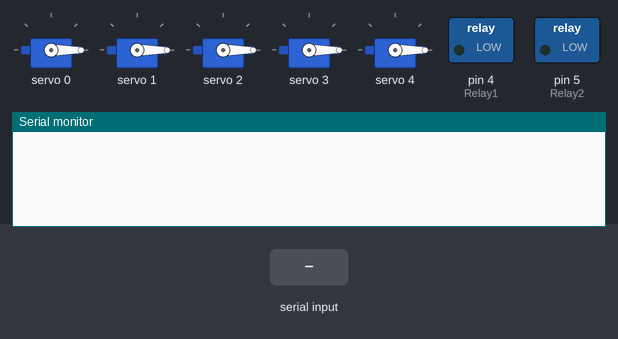
This sketch was run on a simulated Arduino Uno, built with avr-gcc and run on an emulated ATmega328P. On the bench: 5 × servo, switched loads named in the sketch (green lamp = pin HIGH), the last lines printed to the serial monitor. The test bench sets the inputs (shaded band).

Above: at 1.2 s.
1.3 s: "," received over the second serial link
At 2.5 s:
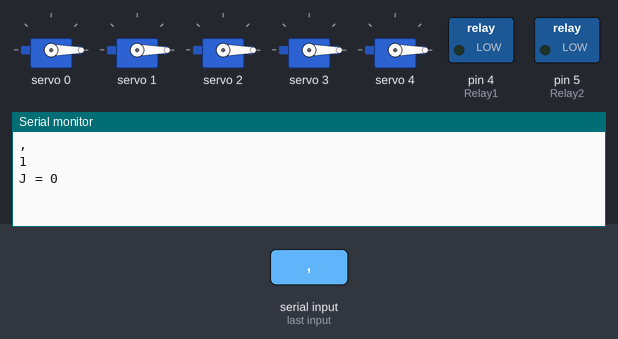
2.8 s: "(" received over the second serial link
At 3.6 s:
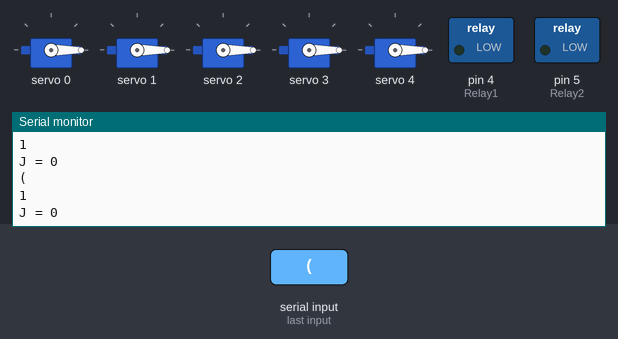

The sketch:

sevro_robot.ino
```cpp
#include <Wire.h>
#include <Adafruit_PWMServoDriver.h>
#include <SoftwareSerial.h>

#define Relay1 4       //realy1----------4
#define Relay2 5       //realy2----------5
#define Speed 5

SoftwareSerial mySerial(2,3);//rx为2号端口,tx为3号端口
//BT07 RX--------3
//BT07 TX--------2
Adafruit_PWMServoDriver pwm = Adafruit_PWMServoDriver(0x40);

bool flag = false;
String comdata = "";

int j = 0;
int Val[61] = {0};
int pro_angle[5] = {102,102,102,102,102};

void setup() {
  // put your setup code here, to run once:
  Serial.begin(9600);
  mySerial.begin(9600);
  pinMode(Relay1,OUTPUT);
  pinMode(Relay2,OUTPUT);
  digitalWrite(Relay1,LOW);
  digitalWrite(Relay2,LOW);
  pwm.begin();
  pwm.setPWMFreq(50); //freq  0--60
  //  HOME
  for(int i=0;i < 5;i++)
  {
    pwm.setPWM(i, 0, 102);
    }
}

void loop() {

  while(mySerial.available() > 0)
  {
    comdata += char(mySerial.read());
    delay(2);
    flag = true;
    }
  if(flag == true)
  {
    Serial.println(comdata);
//    Serial.println(comdata[1]-'0');
//    Serial.println((int)comdata[1]);
    Serial.println(comdata.length());

//    Serial.println(comdata[0]);
//    Serial.println(comdata[comdata.length()-1]);
//    Serial.println("***************************");
    for(int i = 0; i < comdata.length()-1 ; i++)//(123,0,1,2,3,1)
    {
      if(comdata[i] == ','||comdata[i] == '(')
      {
        j++;
        }
     else
     {
        Val[j] = Val[j]*10 + comdata[i] -'0';
      }
    }
    comdata = String("");
    flag = false;
    Serial.print("J = ");
    Serial.println(j);

   int pulse[j/6][5];
   for(int i=0;i < j/6;i++)
   {
     for(int k=0;k < 5;k++)
     {
       //pulse[i][k] = (int)(double(Val[k+1]*4096/1800)+102.4);
       pulse[i][k] = (int)(double(Val[i*6+k+1]*4096.0/1800.0)+102.4);
      }
    }
    for(int i=0;i < j/6;i++)
   {
     for(int k=0;k < 5;k++)
     {
       Serial.print(pulse[i][k]);
       Serial.print(",");
      }
    if(i%1 == 0)
    {
      Serial.println();
      }
    }
  for(int i=0;i < j/6;i++)
  {
    if(Val[(i+1)*6] == 0)
    {
      digitalWrite(Relay1,LOW);
      digitalWrite(Relay2,HIGH);
      }
    else if(Val[(i+1)*6] == 1)
    {
      digitalWrite(Relay1,HIGH);
      digitalWrite(Relay2,LOW);
      }
    while(!((pro_angle[0] == pulse[i][0])&&(pro_angle[1] == pulse[i][1])&&(pro_angle[2] == pulse[i][2])&&
          (pro_angle[3] == pulse[i][3])&&(pro_angle[4] == pulse[i][4])))
    {
      for(int k = 0 ;k < 5;k++)
      {
        if(pro_angle[k] > pulse[i][k])
        {
          pro_angle[k]--;
          }
        else if(pro_angle[k] < pulse[i][k])
        {
          pro_angle[k]++;
          }
        pwm.setPWM(k, 0, pro_angle[k]);
      }
      delay(Speed);
     }
    }

    j = 0;
    for(int i=0;i < 61;i++)
    {
      Val[i] = 0;
      }
  }
}
```

Measured:
- after the input at 1.3 s, the serial monitor: prints a new line at once (image 1)
- after the input at 2.8 s, the serial monitor: prints a new line at once (image 2)
